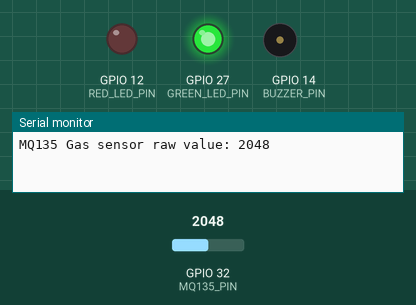
Simulated run of this sketch. Board: ESP32. Shown: output pins drawn as LEDs (lit = HIGH), buzzer (waves = sounding, pin HIGH), the last lines printed to the serial monitor. Inputs (shaded band) come from the test bench; at power-on: GPIO 32 (MQ135_PIN) = 2048. WiFi joins after 1.5 s; servers stay silent unless stated.

Above: at 3.0 s.
3.1 s: GPIO 32 (MQ135_PIN) set to 2932
5.0 s: GPIO 32 (MQ135_PIN) set to 3043
At 6.6 s:
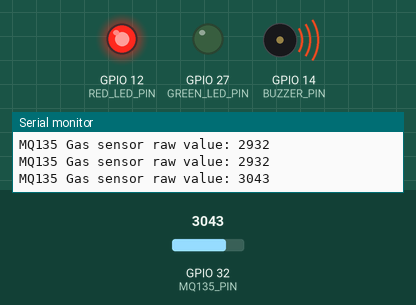
7.3 s: GPIO 32 (MQ135_PIN) set to 2960
At 8.1 s:
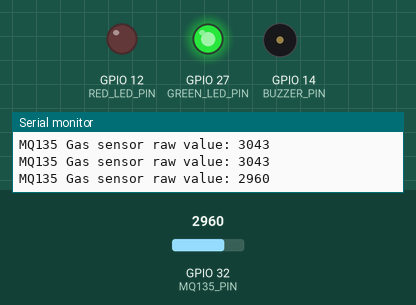
9.3 s: GPIO 32 (MQ135_PIN) set to 3040
At 10.9 s:
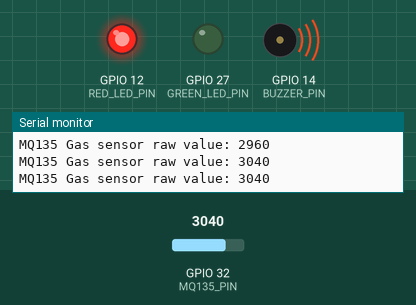
Timing chart, 0 to 12.3 s (numbered marks = the images above; inputs shaded):
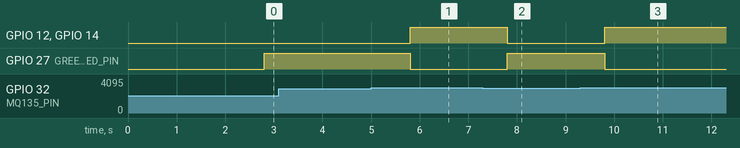

Measured:
- the behaviour switches between 3000 and 3001 on GPIO 32 (MQ135_PIN) (found by bisection; images 0 and 1)
- after the input at 5.0 s, GPIO 12 (RED_LED_PIN), GPIO 14 (BUZZER_PIN): LOW → HIGH after 0.80 s; GPIO 27 (GREEN_LED_PIN): HIGH → LOW after 0.80 s
- after the input at 7.3 s, GPIO 12 (RED_LED_PIN), GPIO 14 (BUZZER_PIN): HIGH → LOW after 0.50 s; GPIO 27 (GREEN_LED_PIN): LOW → HIGH after 0.50 s
- after the input at 9.3 s, GPIO 12 (RED_LED_PIN), GPIO 14 (BUZZER_PIN): LOW → HIGH after 0.50 s; GPIO 27 (GREEN_LED_PIN): HIGH → LOW after 0.50 s

The sketch:

7_ESP32_Gas_Sensor.ino
```cpp
#include <Wire.h>
#include <WiFiClient.h>
#include <BlynkSimpleEsp32.h>

#define MQ135_PIN 32
#define RED_LED_PIN 12
#define GREEN_LED_PIN 27
#define BUZZER_PIN 14

char auth[] = "xxxxxxxxxxxx";
char ssid[] = "Prateek";
char pass[] = "12345@#12345";

BlynkTimer timer;

#define VPIN_GAS_LEVEL V1

const int gasThreshold = 3000;

void sendGasSensorData() {
  int gasValue = analogRead(MQ135_PIN);

  Serial.print("MQ135 Gas sensor raw value: ");
  Serial.println(gasValue);

  Blynk.virtualWrite(VPIN_GAS_LEVEL, gasValue);

  if (gasValue > gasThreshold) {
    digitalWrite(RED_LED_PIN, HIGH);
    digitalWrite(GREEN_LED_PIN, LOW);
    digitalWrite(BUZZER_PIN, HIGH);
  } else {
    digitalWrite(RED_LED_PIN, LOW);
    digitalWrite(GREEN_LED_PIN, HIGH);
    digitalWrite(BUZZER_PIN, LOW);
  }
}

void setup() {
  Serial.begin(115200);
  pinMode(MQ135_PIN, INPUT);
  pinMode(RED_LED_PIN, OUTPUT);
  pinMode(GREEN_LED_PIN, OUTPUT);
  pinMode(BUZZER_PIN, OUTPUT);

  digitalWrite(RED_LED_PIN, LOW);
  digitalWrite(GREEN_LED_PIN, LOW);
  digitalWrite(BUZZER_PIN, LOW);

  Blynk.begin(auth, ssid, pass);

  timer.setInterval(1000L, sendGasSensorData);
}

void loop() {
  Blynk.run();
  timer.run();
}
```
